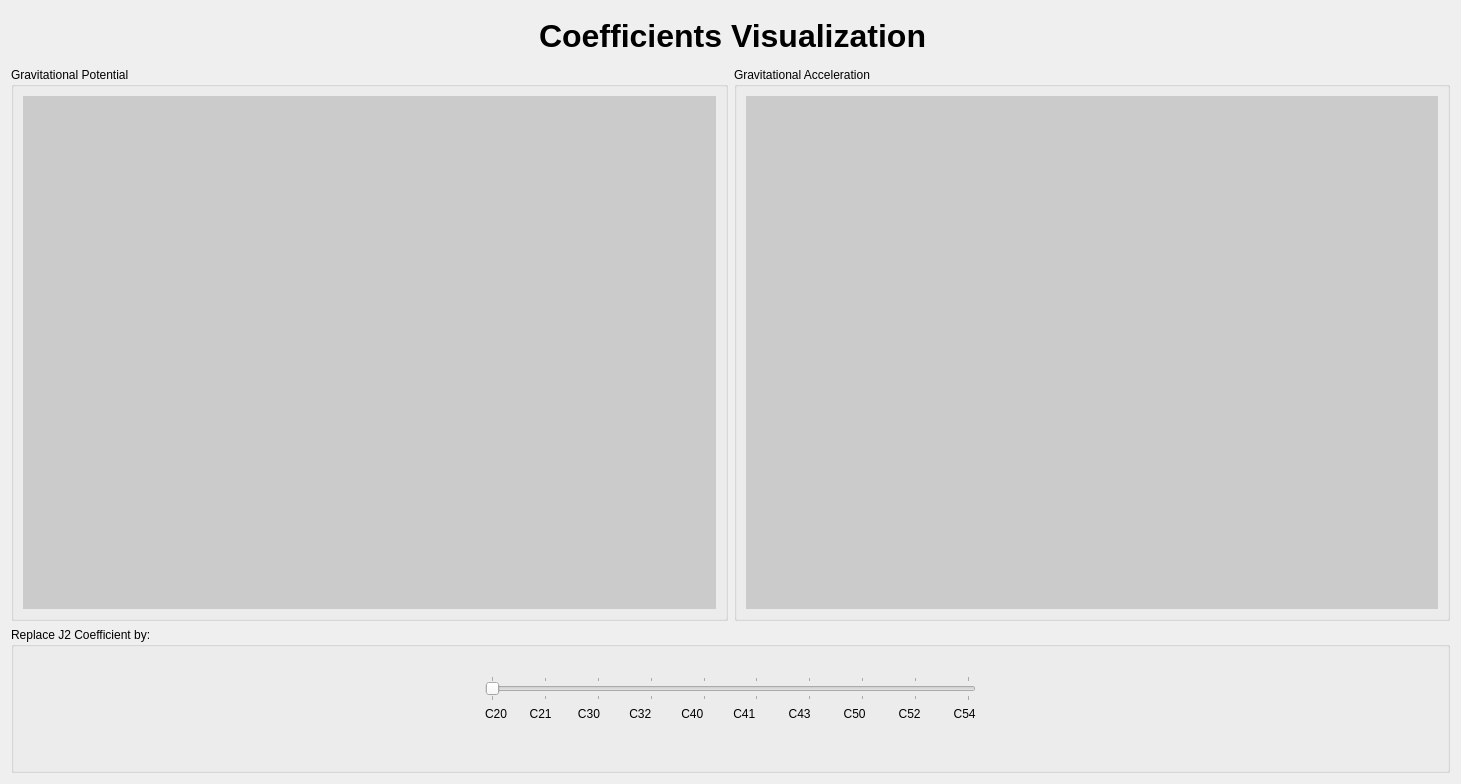
      <widget class="QWidget" name="tab_5">
       <attribute name="title">
        <string>Coefficients Visualization</string>
       </attribute>
       <layout class="QGridLayout" name="gridLayout_22">
        <item row="1" column="0" colspan="3">
         <layout class="QGridLayout" name="gridLayout_21">
          <item row="0" column="1">
           <widget class="QGroupBox" name="groupBox_9">
            <property name="sizePolicy">
             <sizepolicy hsizetype="Preferred" vsizetype="Preferred">
              <horstretch>1</horstretch>
              <verstretch>0</verstretch>
             </sizepolicy>
            </property>
            <property name="title">
             <string>Gravitational Potential</string>
            </property>
            <layout class="QGridLayout" name="gridLayout_27">
             <item row="0" column="0">
              <widget class="QWidget" name="widget_11" native="true">
               <property name="sizePolicy">
                <sizepolicy hsizetype="Preferred" vsizetype="Preferred">
                 <horstretch>1</horstretch>
                 <verstretch>0</verstretch>
                </sizepolicy>
               </property>
               <property name="styleSheet">
                <string notr="true">background-color: rgb(203, 203, 203);</string>
               </property>
              </widget>
             </item>
            </layout>
           </widget>
          </item>
          <item row="1" column="1" colspan="2">
           <widget class="QGroupBox" name="groupBox_8">
            <property name="title">
             <string>Replace J2 Coefficient by:</string>
            </property>
            <layout class="QGridLayout" name="gridLayout_26">
             <item row="1" column="0">
              <spacer name="horizontalSpacer_17">
               <property name="orientation">
                <enum>Qt::Horizontal</enum>
               </property>
               <property name="sizeType">
                <enum>QSizePolicy::MinimumExpanding</enum>
               </property>
               <property name="sizeHint" stdset="0">
                <size>
                 <width>462</width>
                 <height>20</height>
                </size>
               </property>
              </spacer>
             </item>
             <item row="1" column="1">
              <layout class="QGridLayout" name="gridLayout_25">
               <property name="sizeConstraint">
                <enum>QLayout::SetDefaultConstraint</enum>
               </property>
               <item row="1" column="6">
                <widget class="QLabel" name="label_80">
                 <property name="sizePolicy">
                  <sizepolicy hsizetype="Preferred" vsizetype="Preferred">
                   <horstretch>2</horstretch>
                   <verstretch>0</verstretch>
                  </sizepolicy>
                 </property>
                 <property name="text">
                  <string>        C43</string>
                 </property>
                </widget>
               </item>
               <item row="1" column="3">
                <widget class="QLabel" name="label_77">
                 <property name="sizePolicy">
                  <sizepolicy hsizetype="Preferred" vsizetype="Preferred">
                   <horstretch>2</horstretch>
                   <verstretch>0</verstretch>
                  </sizepolicy>
                 </property>
                 <property name="text">
                  <string>       C32</string>
                 </property>
                </widget>
               </item>
               <item row="1" column="5">
                <widget class="QLabel" name="label_79">
                 <property name="sizePolicy">
                  <sizepolicy hsizetype="Preferred" vsizetype="Preferred">
                   <horstretch>2</horstretch>
                   <verstretch>0</verstretch>
                  </sizepolicy>
                 </property>
                 <property name="text">
                  <string>       C41</string>
                 </property>
                </widget>
               </item>
               <item row="1" column="7">
                <widget class="QLabel" name="label_81">
                 <property name="sizePolicy">
                  <sizepolicy hsizetype="Preferred" vsizetype="Preferred">
                   <horstretch>2</horstretch>
                   <verstretch>0</verstretch>
                  </sizepolicy>
                 </property>
                 <property name="text">
                  <string>        C50</string>
                 </property>
                </widget>
               </item>
               <item row="1" column="4">
                <widget class="QLabel" name="label_78">
                 <property name="sizePolicy">
                  <sizepolicy hsizetype="Preferred" vsizetype="Preferred">
                   <horstretch>2</horstretch>
                   <verstretch>0</verstretch>
                  </sizepolicy>
                 </property>
                 <property name="text">
                  <string>       C40</string>
                 </property>
                </widget>
               </item>
               <item row="1" column="8">
                <widget class="QLabel" name="label_82">
                 <property name="sizePolicy">
                  <sizepolicy hsizetype="Preferred" vsizetype="Preferred">
                   <horstretch>2</horstretch>
                   <verstretch>0</verstretch>
                  </sizepolicy>
                 </property>
                 <property name="text">
                  <string>        C52</string>
                 </property>
                </widget>
               </item>
               <item row="1" column="9">
                <widget class="QLabel" name="label_83">
                 <property name="sizePolicy">
                  <sizepolicy hsizetype="Preferred" vsizetype="Preferred">
                   <horstretch>2</horstretch>
                   <verstretch>0</verstretch>
                  </sizepolicy>
                 </property>
                 <property name="text">
                  <string>        C54</string>
                 </property>
                </widget>
               </item>
               <item row="0" column="0" colspan="10">
                <widget class="QSlider" name="horizontalSlider_5">
                 <property name="sizePolicy">
                  <sizepolicy hsizetype="Expanding" vsizetype="Fixed">
                   <horstretch>0</horstretch>
                   <verstretch>0</verstretch>
                  </sizepolicy>
                 </property>
                 <property name="minimum">
                  <number>1</number>
                 </property>
                 <property name="maximum">
                  <number>10</number>
                 </property>
                 <property name="pageStep">
                  <number>1</number>
                 </property>
                 <property name="tracking">
                  <bool>true</bool>
                 </property>
                 <property name="orientation">
                  <enum>Qt::Horizontal</enum>
                 </property>
                 <property name="tickPosition">
                  <enum>QSlider::TicksBothSides</enum>
                 </property>
                </widget>
               </item>
               <item row="1" column="2">
                <widget class="QLabel" name="label_76">
                 <property name="sizePolicy">
                  <sizepolicy hsizetype="Preferred" vsizetype="Preferred">
                   <horstretch>2</horstretch>
                   <verstretch>0</verstretch>
                  </sizepolicy>
                 </property>
                 <property name="text">
                  <string>      C30</string>
                 </property>
                </widget>
               </item>
               <item row="1" column="0">
                <widget class="QLabel" name="label_74">
                 <property name="sizePolicy">
                  <sizepolicy hsizetype="Preferred" vsizetype="Preferred">
                   <horstretch>1</horstretch>
                   <verstretch>0</verstretch>
                  </sizepolicy>
                 </property>
                 <property name="text">
                  <string>C20</string>
                 </property>
                </widget>
               </item>
               <item row="1" column="1">
                <widget class="QLabel" name="label_75">
                 <property name="sizePolicy">
                  <sizepolicy hsizetype="Preferred" vsizetype="Preferred">
                   <horstretch>2</horstretch>
                   <verstretch>0</verstretch>
                  </sizepolicy>
                 </property>
                 <property name="text">
                  <string>     C21</string>
                 </property>
                </widget>
               </item>
              </layout>
             </item>
             <item row="0" column="1">
              <spacer name="verticalSpacer_22">
               <property name="orientation">
                <enum>Qt::Vertical</enum>
               </property>
               <property name="sizeType">
                <enum>QSizePolicy::Fixed</enum>
               </property>
               <property name="sizeHint" stdset="0">
                <size>
                 <width>465</width>
                 <height>20</height>
                </size>
               </property>
              </spacer>
             </item>
             <item row="2" column="1">
              <spacer name="verticalSpacer_27">
               <property name="orientation">
                <enum>Qt::Vertical</enum>
               </property>
               <property name="sizeType">
                <enum>QSizePolicy::Fixed</enum>
               </property>
               <property name="sizeHint" stdset="0">
                <size>
                 <width>20</width>
                 <height>40</height>
                </size>
               </property>
              </spacer>
             </item>
             <item row="1" column="2">
              <spacer name="horizontalSpacer_14">
               <property name="orientation">
                <enum>Qt::Horizontal</enum>
               </property>
               <property name="sizeType">
                <enum>QSizePolicy::MinimumExpanding</enum>
               </property>
               <property name="sizeHint" stdset="0">
                <size>
                 <width>462</width>
                 <height>20</height>
                </size>
               </property>
              </spacer>
             </item>
            </layout>
           </widget>
          </item>
          <item row="0" column="2">
           <widget class="QGroupBox" name="groupBox_10">
            <property name="sizePolicy">
             <sizepolicy hsizetype="Preferred" vsizetype="Preferred">
              <horstretch>1</horstretch>
              <verstretch>0</verstretch>
             </sizepolicy>
            </property>
            <property name="title">
             <string>Gravitational Acceleration</string>
            </property>
            <layout class="QGridLayout" name="gridLayout_28">
             <item row="0" column="0">
              <widget class="QWidget" name="widget_12" native="true">
               <property name="sizePolicy">
                <sizepolicy hsizetype="Preferred" vsizetype="Preferred">
                 <horstretch>1</horstretch>
                 <verstretch>0</verstretch>
                </sizepolicy>
               </property>
               <property name="styleSheet">
                <string notr="true">background-color: rgb(203, 203, 203);</string>
               </property>
              </widget>
             </item>
            </layout>
           </widget>
          </item>
          <item row="0" column="0">
           <spacer name="verticalSpacer_25">
            <property name="orientation">
             <enum>Qt::Vertical</enum>
            </property>
            <property name="sizeType">
             <enum>QSizePolicy::MinimumExpanding</enum>
            </property>
            <property name="sizeHint" stdset="0">
             <size>
              <width>0</width>
              <height>554</height>
             </size>
            </property>
           </spacer>
          </item>
          <item row="1" column="0">
           <spacer name="verticalSpacer_26">
            <property name="orientation">
             <enum>Qt::Vertical</enum>
            </property>
            <property name="sizeType">
             <enum>QSizePolicy::Fixed</enum>
            </property>
            <property name="sizeHint" stdset="0">
             <size>
              <width>0</width>
              <height>130</height>
             </size>
            </property>
           </spacer>
          </item>
         </layout>
        </item>
        <item row="0" column="0">
         <spacer name="horizontalSpacer_13">
          <property name="orientation">
           <enum>Qt::Horizontal</enum>
          </property>
          <property name="sizeType">
           <enum>QSizePolicy::Minimum</enum>
          </property>
          <property name="sizeHint" stdset="0">
           <size>
            <width>522</width>
            <height>20</height>
           </size>
          </property>
         </spacer>
        </item>
        <item row="0" column="1">
         <widget class="QLabel" name="label_62">
          <property name="font">
           <font>
            <family>Arial</family>
            <pointsize>24</pointsize>
            <weight>75</weight>
            <bold>true</bold>
           </font>
          </property>
          <property name="text">
           <string>Coefficients Visualization</string>
          </property>
         </widget>
        </item>
        <item row="0" column="2">
         <spacer name="verticalSpacer_24">
          <property name="orientation">
           <enum>Qt::Vertical</enum>
          </property>
          <property name="sizeType">
           <enum>QSizePolicy::Fixed</enum>
          </property>
          <property name="sizeHint" stdset="0">
           <size>
            <width>20</width>
            <height>50</height>
           </size>
          </property>
         </spacer>
        </item>
       </layout>
      </widget>
